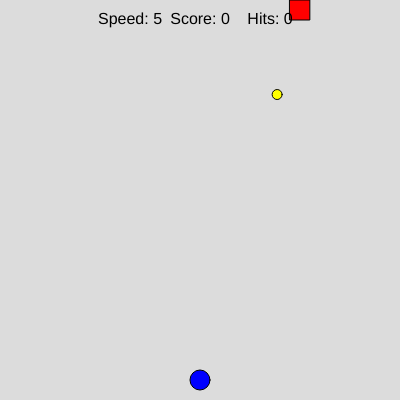
Frame 1 (no input)
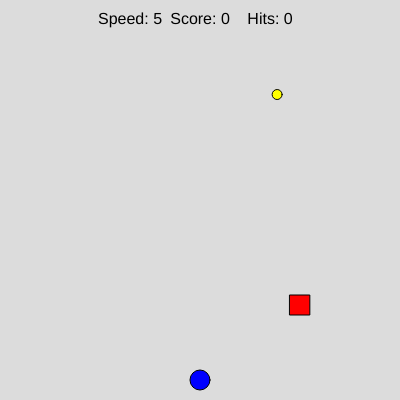
Frame 60 (no input)
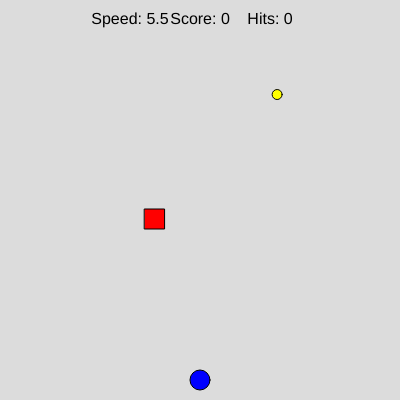
Frame 120 (the mouse pressed at the canvas centre since frame 60)

The p5.js sketch that drew these frames (run headless with seeded random() and noise() and a simulated clock; from frame 60 on, the mouse is pressed at the canvas centre):

// p5.js sketch
// ── sketch.js
//  Game variables 
let playerX, playerY;
let coinX, coinY;
let obstacleX, obstacleY;
let score = 0;
let gameOver = false;
let Obstaclespeed = 5
coinCollected = false
hits = 0

function setup() {
  createCanvas(400, 400);
  initializeGame();
}

function initializeGame() {
  // Initialize player position (bottom center)
  playerX = width/2;
  playerY = height - 20;
  
  // Initialize coin position
  newCoin();
  
  // Initialize obstacle position
  obstacleX = random(20, width-20);
  obstacleY = 0;
}

function draw() {
  background(220);
  
  if (gameOver) {
    displayGameOver();
  } else {
    // Draw game elements
    drawPlayer();
    drawCoin();
    drawObstacle();
    
    // Handle movement
    moveObstacle();
    movePlayer();
    
    // Check for collisions
    checkCoinCollection();
    checkCollisions();
    
    // Display game stats
    displayStats();
  }
}

function drawPlayer() {
  fill(0, 0, 255);  // Blue player
  circle(playerX, playerY, 20);
}

function drawCoin() {
  coinCollected = false
  fill(255, 255, 0);  // Yellow coin
  circle(coinX, coinY, 10);
}

function drawObstacle() {
  fill(255, 0, 0);  // Red obstacle
  rect(obstacleX, obstacleY, 20, 20);
}

// Basic left/right movement provided
function movePlayer() {
  if (keyIsDown(LEFT_ARROW) && playerX > 0) {
    playerX -= 5;
  }
  if (keyIsDown(RIGHT_ARROW) && playerX < width ) {
    playerX += 5;
  }
  if (keyIsDown(UP_ARROW) && playerY > 0) {
    playerY -= 5
  }
  if (keyIsDown(DOWN_ARROW) && playerY < height) {
    playerY += 5
  }
  
  // TODO: Add up/down movement
  // HINT: Use UP_ARROW and DOWN_ARROW keys
  // Movement should be 5 pixels per frame
  
  // TODO: Add boundary checking
  // HINT: Keep player within canvas bounds
  // Check against 0, width, and height
}

function moveObstacle() {
  if(obstacleY < height){
    obstacleY += Obstaclespeed
  }
  else {
    obstacleY = 0
    obstacleX = random(20, width-20)
    Obstaclespeed += 0.5
  }
  // TODO: Move obstacle from left to right
  // HINT: Increase obstacleX by obstacleSpeed
  
  // TODO: Reset obstacle when it goes off screen
  // HINT: Check if obstacleX > width
  // Reset to left side and new random Y position
}

function checkCoinCollection() {
  if(dist(playerX, playerY, coinX, coinY) < 15 && !coinCollected) {
    score++
    Obstaclespeed += 0.5
    coinCollected = true
    newCoin()
  }
  // TODO: Check if player touches coin
  // HINT: Use dist(playerX, playerY, coinX, coinY)
  // If distance < 15:
  //   - Increase score
  //   - Create new coin
  //   - Increase obstacle speed slightly
}

function checkCollisions() {
  if(dist(playerX, playerY, obstacleX, obstacleY) < 20) {
    hits += 1
    obstacleX = random(20, width-20)
    Obstaclespeed += 1
    if (hits >= 3) {
      gameOver = true
    }
  }
  // TODO: Check if player hits obstacle
  // HINT: Similar to coin collection
  // If hit (distance < 20):
  //   - Increase hits
  //   - Check for game over (hits >= 3)
  //   - Reset positions
}

function displayStats() {
  fill(0);
  textAlign(CENTER, CENTER)
  textSize(16);
  text("Score: " + score, width/2, 20);
  text("Speed: " + Obstaclespeed, width / 2 - 70, 20)
  text("Hits: " + hits, width/2 + 70, 20)
  // TODO: Add display for hits and speed
}

function displayGameOver() {
  background(220)
  textAlign(CENTER, CENTER)
  textSize(24)
  text("Game Over", width/2, 70)
  text("Final score: " + score, width/2, height/2)
  text("Press R to Restart", width/2, 100)

  // TODO: Show game over screen
  // HINT: Use textAlign(CENTER, CENTER)
  // Show:
  //   - "Game Over" message
  //   - Final score
  //   - "Press R to Restart"
}

function newCoin() {
  // Generate random position for coin
  coinX = random(20, width-20);
  coinY = random(20, height-20);
}

function resetGame() {
  score = 0
  hits = 0
  Obstaclespeed = 5
  gameOver = false
  initializeGame()
  // TODO: Reset all game variables
  // HINT: Reset score, hits, speed
  // Set gameOver to false
  // Call initializeGame()
}

function keyPressed() {
  if(key === 'r' || key==='R') {
    resetGame()
  }
  // TODO: Check for 'R' key to restart game
  // HINT: Use key === 'r' || key === 'R'
  // Only works when game is over
}

// Helper function you might need
function distance(x1, y1, x2, y2) {
  return dist(x1, y1, x2, y2);
}
